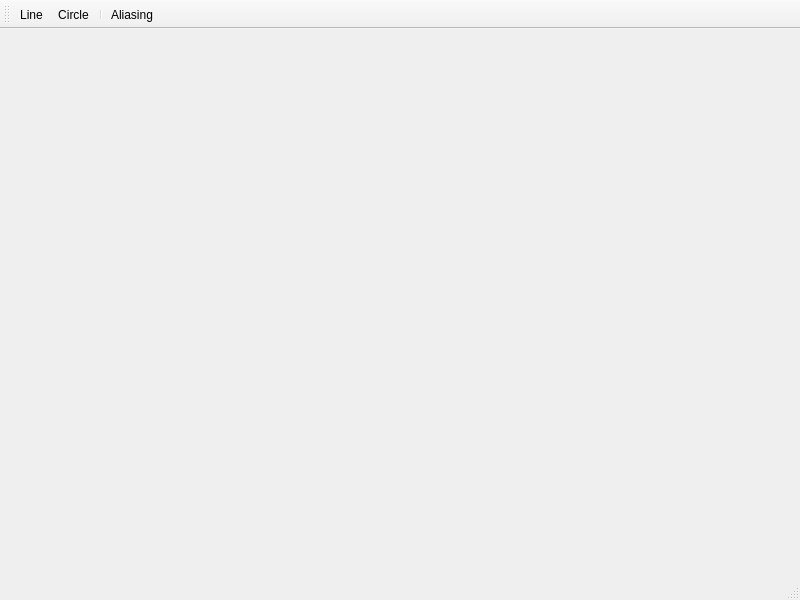
<?xml version="1.0" encoding="UTF-8"?>
<ui version="4.0">
 <class>MainWindow</class>
 <widget class="QMainWindow" name="MainWindow">
  <property name="geometry">
   <rect>
    <x>0</x>
    <y>0</y>
    <width>800</width>
    <height>600</height>
   </rect>
  </property>
  <property name="windowTitle">
   <string>MainWindow</string>
  </property>
  <widget class="QWidget" name="centralwidget"/>
  <widget class="QMenuBar" name="menubar">
   <property name="geometry">
    <rect>
     <x>0</x>
     <y>0</y>
     <width>800</width>
     <height>25</height>
    </rect>
   </property>
  </widget>
  <widget class="QStatusBar" name="statusbar"/>
  <widget class="QToolBar" name="toolBar">
   <property name="windowTitle">
    <string>toolBar</string>
   </property>
   <attribute name="toolBarArea">
    <enum>TopToolBarArea</enum>
   </attribute>
   <attribute name="toolBarBreak">
    <bool>false</bool>
   </attribute>
   <addaction name="actionLine"/>
   <addaction name="actionCircle"/>
   <addaction name="separator"/>
   <addaction name="actionAliasing"/>
  </widget>
  <action name="actionLine">
   <property name="checkable">
    <bool>true</bool>
   </property>
   <property name="icon">
    <iconset resource="icon.qrc">
     <normaloff>:/images/line.png</normaloff>:/images/line.png</iconset>
   </property>
   <property name="text">
    <string>Line</string>
   </property>
   <property name="toolTip">
    <string>Draw a line</string>
   </property>
   <property name="shortcut">
    <string>L</string>
   </property>
  </action>
  <action name="actionCircle">
   <property name="checkable">
    <bool>true</bool>
   </property>
   <property name="icon">
    <iconset resource="icon.qrc">
     <normaloff>:/images/circle.png</normaloff>:/images/circle.png</iconset>
   </property>
   <property name="text">
    <string>Circle</string>
   </property>
   <property name="toolTip">
    <string>Draw a circle</string>
   </property>
   <property name="shortcut">
    <string>C</string>
   </property>
  </action>
  <action name="actionPolygon">
   <property name="checkable">
    <bool>true</bool>
   </property>
   <property name="icon">
    <iconset resource="icon.qrc">
     <normaloff>:/images/polygon.png</normaloff>:/images/polygon.png</iconset>
   </property>
   <property name="text">
    <string>Polygon</string>
   </property>
   <property name="toolTip">
    <string>Draw a polygon</string>
   </property>
   <property name="shortcut">
    <string>P</string>
   </property>
  </action>
  <action name="actionAliasing">
   <property name="checkable">
    <bool>true</bool>
   </property>
   <property name="icon">
    <iconset resource="icon.qrc">
     <normaloff>:/images/aliasing.png</normaloff>:/images/aliasing.png</iconset>
   </property>
   <property name="text">
    <string>Aliasing</string>
   </property>
   <property name="toolTip">
    <string>Open antialiasing mode</string>
   </property>
   <property name="shortcut">
    <string>A</string>
   </property>
  </action>
 </widget>
 <resources>
  <include location="icon.qrc"/>
 </resources>
 <connections/>
</ui>
